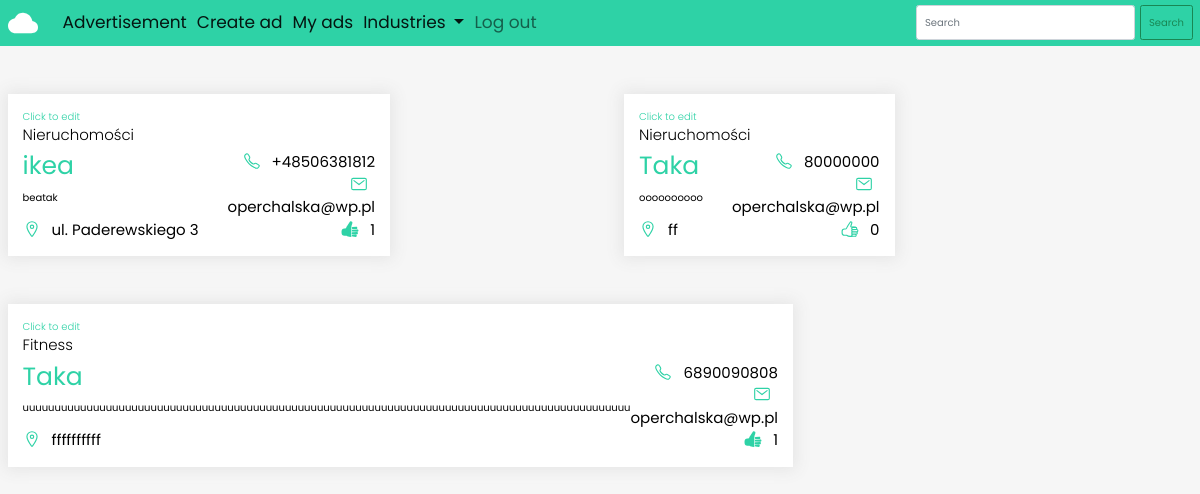
Page /my (signed in) on the committed database.
### ads/models.py (models this page shows, shortened)
class Advertisement(models.Model):
    company = models.CharField(max_length=300)
    address = models.CharField(max_length=400)
    email = models.EmailField(max_length=254)
    phone = models.CharField(max_length=14)
    desc = models.TextField()
    industries = [
        ('', 'Choose industry'),
        ('nr', 'Nieruchomości'),
        ('zd', 'Zdrowie'),
        ('mt', 'Motoryzacja'),
        ('ft', 'Fitness')
    ]
    industry = models.CharField(max_length=2,choices=industries, default='')
    user = models.ForeignKey(User, on_delete = models.CASCADE, related_name='ads')
    likes = models.ManyToManyField(User, blank=True, related_name='likes')
    def display_industry(self):
        for industry in self.industries:
            if self.industry in industry:
                to_Display = industry[1]
        return to_Display
    def total_likes(self):
        return self.likes.count()

### ads/views.py (the view)
# urls.py: path('my', views.my, name = 'my'),
@login_required
def my(request):
    ads = Advertisement.objects.filter(user=request.user)
    for ad in ads:
        if ad.likes.filter(id=request.user.id).exists():
            ad.is_liked = True
        else:
            ad.is_liked = False
    return render(request, 'my.html', {'ads' : ads})

### ads/templates/my.html
{% extends 'base.html' %}
{% block content %}
<div class="row">
    <div class="ads-row">
        {% for ad in ads %}
            <div class="ad-col">
                <a href="{% url 'ads:edit' ad.id %}">
                <div class="ad-box">
                    <span id="edit">Click to edit</span>
                    <span>{{ad.display_industry}}</span>
                    <div class="info-row">
                        <div class="info-col big">
                            <h2>{{ad.company}}</h2>
                            <p class="">{{ad.desc|truncatechars:100}}</p>
                            <p class="small-info">
                                <ion-icon name="location-outline"></ion-icon>
                                {{ad.address}}
                            </p>
                        </div>
                        <div class="info-col">
                            <p class="small-info">
                                <ion-icon name="call-outline"></ion-icon>
                            {{ad.phone}}
                            </p>
                            <p class="small-info">
                                <ion-icon name="mail-outline"></ion-icon>
                            {{ad.email}}
                            </p>
                            <p class="small-info">
                                {% if ad.is_liked %}
                                    <ion-icon name="thumbs-up"></ion-icon>
                                    {{ad.total_likes}}
                                {% else %}
                                    <ion-icon name="thumbs-up-outline"></ion-icon>
                                    {{ad.total_likes}}
                                {% endif %}
                            </p>
                        </div>
                    </div>
                </div>
                </a>
            </div>
        {% endfor %}
    </div>
</div>
{% endblock content %}

### ads/static/css/styles.css (style rules this page uses)
* { margin: 0; padding: 0; box-sizing: border-box; }
:root { --background: #f6f6f6; --primary: #2ed2a6; }
html, body { font-size: 10px; font-family: 'Poppins', sans-serif; background-color: var(--background); }
a, a:hover { text-decoration: none; color: black; }
.row { max-width: 1200px; margin: 0 auto; }
.ads-row { display: flex; flex-wrap: wrap; justify-content: space-between; }
.ad-col { flex: 0 0 calc(50% - 2.4rem); display: inline-flex; margin-top: 4.8rem; }
.ad-box { width: 100%; background-color: #fff; padding: 1.5rem; box-shadow: 0 0 15px 3px #e5e5e5; transition: box-shadow 0.4s; height: 100%; }
.info-row { display: flex; justify-content: space-between; }
.info-col { display: flex; flex: 2; flex-direction: column; justify-content: space-between; }
.info-col:last-child { text-align: right; }
.big { flex: 5; }
.ad-box span { display: block; font-size: 1.5rem; font-weight: 300; margin-bottom: 0.5rem; }
.ad-box h2 { font-size: 2.5rem; font-weight: 400; color: var(--primary); }
.ad-box ion-icon { color: var(--primary); font-size: 1.8rem; margin-right: 0.7rem; margin-bottom: -3px; }
.small-info { font-size: 1.5rem; margin: 0; }
#edit { color: var(--primary); font-size: 1rem; margin: 0; }

### rows in the picture
Advertisement: display_industry "Nieruchomości", company "ikea", desc "beatak", address "ul. Paderewskiego 3", phone "+48506381812", email "operchalska@wp.pl", total_likes "1"
Advertisement: display_industry "Nieruchomości", company "Taka", desc "oooooooooo", address "ff", phone "80000000", email "operchalska@wp.pl", total_likes "0"
Advertisement: display_industry "Fitness", company "Taka", desc "uuuuuuuuuuuuuuuuuuuuuuuuuuuuuuuuuuuuuuuuuuuuuuuuuuuuuuuuuuuuuuuuuuuuuuuuuuuuuuuuuuuuuuuuuuuuuuu", address "ffffffffff", phone "6890090808", email "operchalska@wp.pl", total_likes "1"
